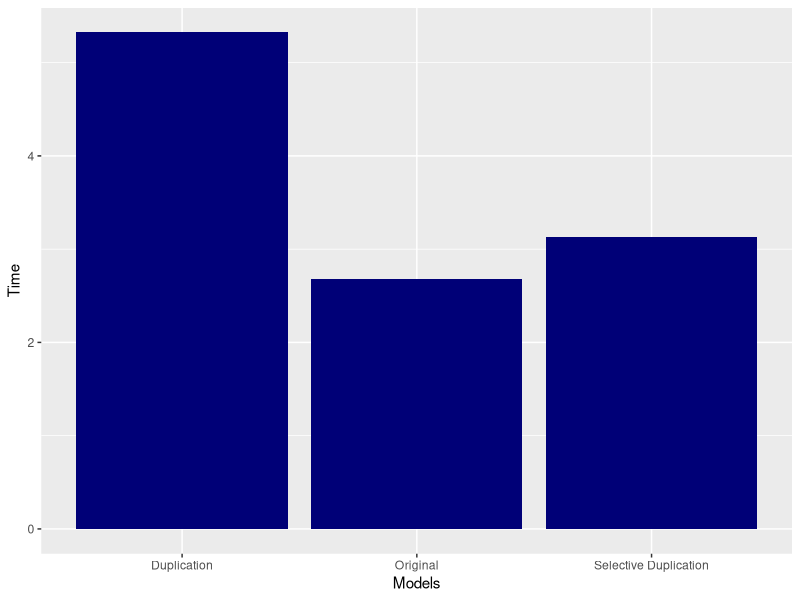
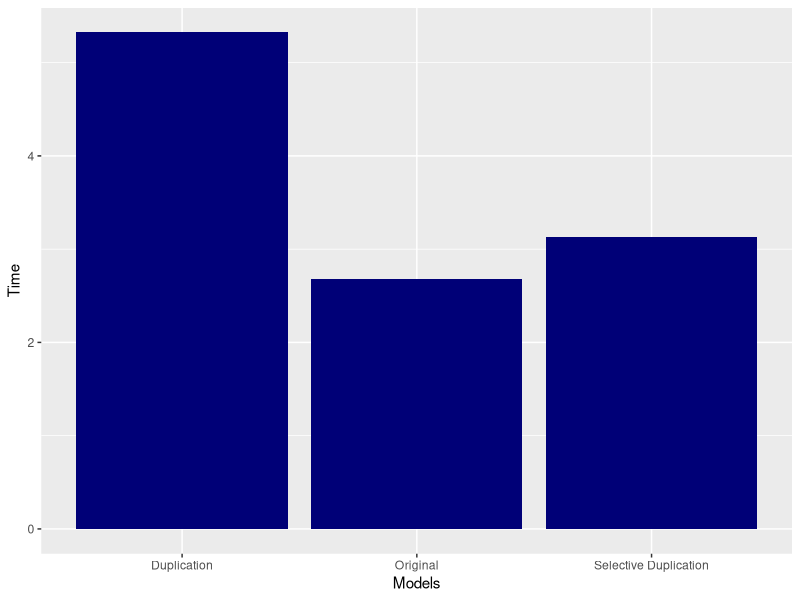

Reproduce these figures in R, in order.
#!/usr/bin/env Rscript

library(ggplot2)


dat <-data.frame(
	dose = c("Original", "Duplication", "Selective Duplication"),
	len = c(2.677, 5.324, 3.125)
)

ggplot(data=dat, aes(x=dose, y=len)) + geom_bar(stat = 'identity', fill="#000077") +ylab("Time") + xlab("Models")

# Save plot to file
ggsave("C:\\Users\\ACEW\\Documents\\UFRGS\\lreg\\timeComp.pdf", width = 4, height = 5)
